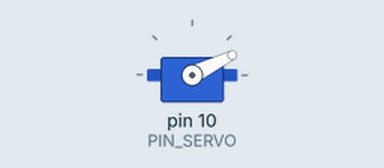
A sketch run on a simulated Arduino Uno, built with avr-gcc and run on an emulated ATmega328P. Parts: servo.

Above: at 0.05 s.
At 0.75 s:
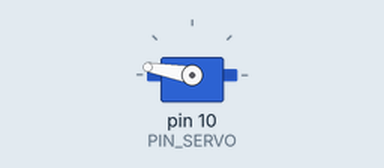
At 1.45 s:
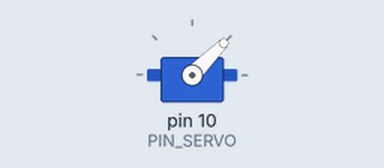
At 2.45 s:
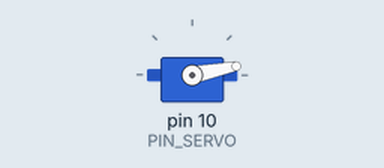
Timing chart, 0 to 5.7 s (numbered marks = the images above):
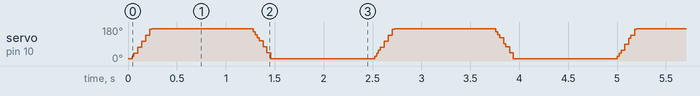

The sketch:

12_example_1.ino
```cpp
#include <Servo.h>

// Arduino pin assignment
#define PIN_SERVO 10

// configurable parameters
#define _DUTY_MIN 553 // servo full clockwise position (0 degree)
#define _DUTY_NEU 1476 // servo neutral position (90 degree)
#define _DUTY_MAX 2399 // servo full counterclockwise position (180 degree)

#define _POS_START (_DUTY_MIN + 100)
#define _POS_END (_DUTY_MAX - 100)

#define _SERVO_SPEED 790// servo speed limit (unit: degree/second)
#define INTERVAL 20  // servo update interval

// global variables
unsigned long last_sampling_time; // unit: ms
int duty_chg_per_interval; // maximum duty difference per interval
int toggle_interval, toggle_interval_cnt;
float pause_time; // unit: sec
Servo myservo;
int duty_target, duty_curr;

void setup() {
// initialize GPIO pins
  myservo.attach(PIN_SERVO);
  duty_target = duty_curr = _POS_START;
  myservo.writeMicroseconds(duty_curr);

// 최고속도 측정하기
  Serial.print("duty_chg_perPinterval:");
  Serial.println(duty_chg_per_interval);

// initialize serial port
  Serial.begin(57600);

// convert angle speed into duty change per interval.
  duty_chg_per_interval = (_DUTY_MAX - _DUTY_MIN) * (_SERVO_SPEED / 180.0) * (INTERVAL / 1000.0);


// initialize variables for servo update.
  pause_time = 1;
  toggle_interval = (180.0 / _SERVO_SPEED + pause_time) * 1000 / INTERVAL;
  toggle_interval_cnt = toggle_interval;

// initialize last sampling time
  last_sampling_time = 0;
}

void loop() {
// wait until next sampling time.
// millis() returns the number of milliseconds since the program started. Will overflow after 50 days.
  if(millis() < last_sampling_time + INTERVAL) return;


// adjust duty_curr toward duty_target by duty_chg_per_interval
  if(duty_target > duty_curr) {
    duty_curr += duty_chg_per_interval;
    if(duty_curr > duty_target) duty_curr = duty_target;
  }
  else {
    duty_curr -= duty_chg_per_interval;
    if(duty_curr < duty_target) duty_curr = duty_target;
  }

// update servo position
  myservo.writeMicroseconds(duty_curr);

// output the read value to the serial port

  //Serial.print("Min:1000,duty_target:");
  //Serial.print(duty_target);
  //Serial.print(",duty_curr:");
  //Serial.print(duty_curr);
  //Serial.println(",Max:2000");

// toggle duty_target between _DUTY_MIN and _DUTY_MAX.
  if(toggle_interval_cnt >= toggle_interval) {
    toggle_interval_cnt = 0;
    if(duty_target == _POS_START) duty_target = _POS_END;
    else duty_target = _POS_START;
  }
  else {
    toggle_interval_cnt++;
  }

// update last sampling time
  last_sampling_time += INTERVAL;
}
```
